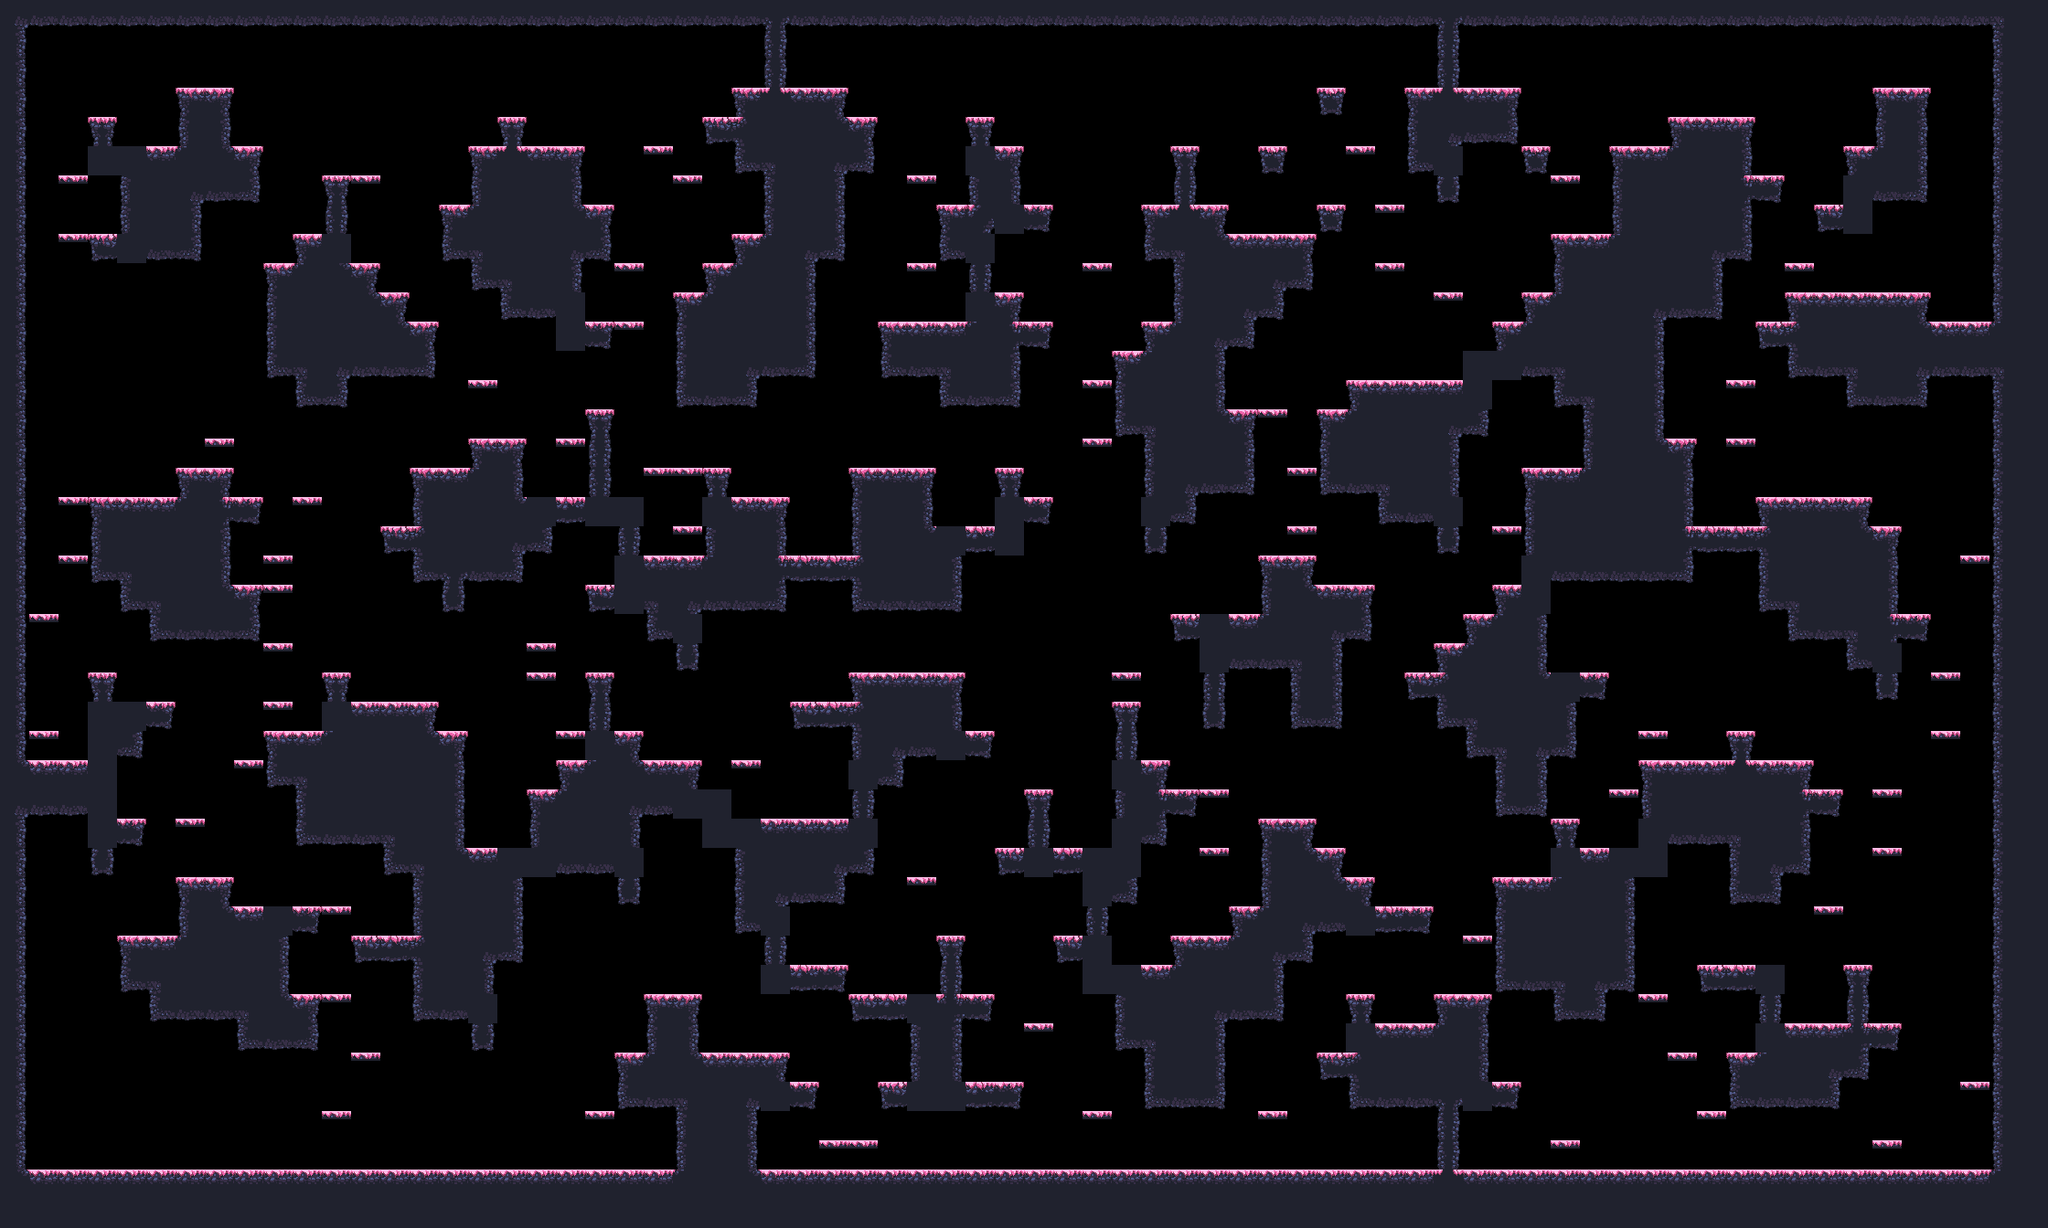

This game map was drawn from its Tiled (.tmx) file and the tilesets committed beside it. A one-line description and the trimmed map source follow:
An orthogonal 70x42 tile map with 32x32 px tiles, 1 tile layer (main) and 17 objects (9x spawn, spawnPlayer0, spawnCrown0, spawnPlayer1, spawnCrown1, ...).

<map compressionlevel="0" height="42" infinite="0" nextlayerid="3" nextobjectid="4" orientation="orthogonal" renderorder="right-down" tiledversion="1.3.2" tileheight="32" tilewidth="32" version="1.2" width="70">
 <tileset firstgid="1" source="forest_spring_tile_set.tsx" />
 <layer height="42" id="1" name="main" width="70">
  <data>[2940 cells, 1318 non-empty, 27 distinct tile ids]</data>
 </layer>
 <objectgroup id="2" name="objects"><object id="1" name="spawnPlayer0" x="160" y="112.0" /><object id="2" name="spawnCrown0" x="96" y="80.0" /><object id="3" name="spawnPlayer1" x="1920" y="80.0" /><object id="4" name="spawnCrown1" x="2016" y="112.0" /><object id="5" name="spawnPlayer2" x="128" y="1232.0" /><object id="6" name="spawnCrown2" x="96" y="1232.0" /><object id="7" name="spawnPlayer3" x="2080" y="1232.0" /><object id="8" name="spawnCrown3" x="2112" y="1232.0" /><object id="9" name="spawn" x="256" y="464.0" /><object id="10" name="spawn" x="1056" y="976.0" /><object id="11" name="spawn" x="736" y="1040.0" /><object id="12" name="spawn" x="1152" y="1232.0" /><object id="13" name="spawn" x="1152" y="816.0" /><object id="14" name="spawn" x="320" y="208.0" /><object id="15" name="spawn" x="1568" y="944.0" /><object id="16" name="spawn" x="544" y="1232.0" /><object id="17" name="spawn" x="512" y="112.0" /></objectgroup></map>
